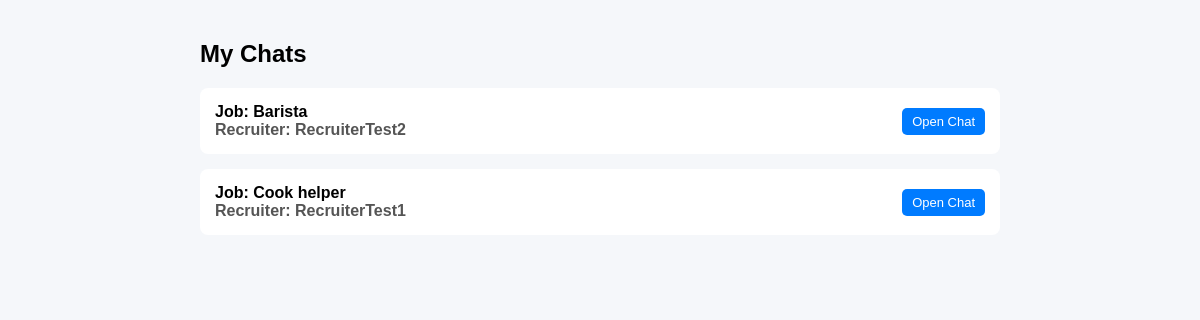
The page /chat/my-chats/ (signed in) on the database as committed earlier.
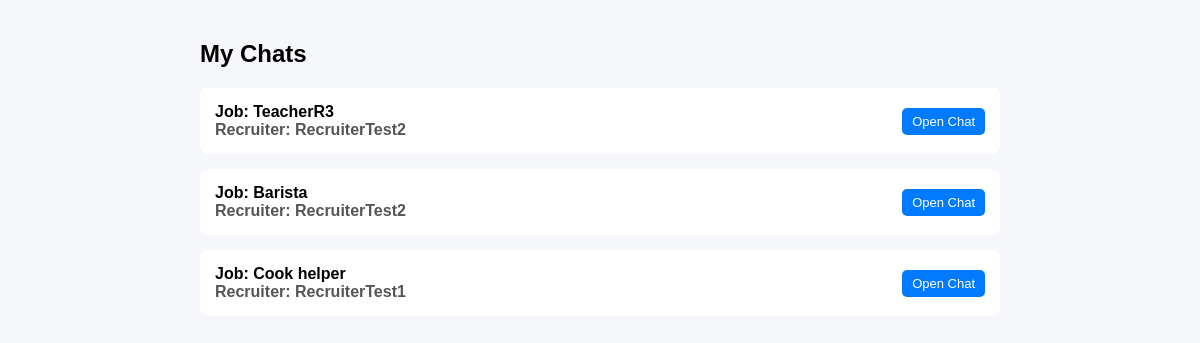
The same page on the database as committed later.
### chat/models.py (models this page shows, shortened)
class ChatRoom(models.Model):
    recruiter = models.ForeignKey(User, on_delete=models.CASCADE, related_name='recruiter_chats')
    applicant = models.ForeignKey(User, on_delete=models.CASCADE, related_name='applicant_chats')
    job = models.ForeignKey(Job, on_delete=models.CASCADE)
    created_at = models.DateTimeField(auto_now_add=True)

### Job_Post/models.py (models this page shows, shortened)
class Job(models.Model):
    JOB_TYPE_CHOICES = [
        ('Part Time', 'Part Time'),
        ('Full Time', 'Full Time'),
        ('Flexible', 'Flexible'),
    ]
    recruiter = models.ForeignKey(
        User,
        on_delete=models.CASCADE,
        related_name='jobs'
    )
    title = models.CharField(max_length=200)
    tags = models.CharField(max_length=200)
    location = models.CharField(max_length=255, default="Unknown")
    job_type = models.CharField(
        max_length=50,
        choices=JOB_TYPE_CHOICES,
        default='Full Time'
    )
    min_salary = models.IntegerField(null=True, blank=True)
    max_salary = models.IntegerField(null=True, blank=True)
    negotiable = models.BooleanField(default=False)
    description = models.TextField()
    responsibilities = models.TextField()
    image = models.ImageField(
        upload_to='job_images/',
        null=True,
        blank=True
    )
    is_active = models.BooleanField(default=False)
    created_at = models.DateTimeField(auto_now_add=True)
    deadline = models.DateTimeField(null=True, blank=True)

### chat/views.py (the view)
# urls.py: path('my-chats/', views.my_chats, name='my_chats'),  # applicant inbox
@login_required
def my_chats(request):
    if request.user.profile.role != "APPLICANT":
        return redirect('home')
    chatrooms = ChatRoom.objects.filter(applicant=request.user).order_by('-created_at')
    return render(request, 'chat/my_chats.html', {
        'chatrooms': chatrooms,
        'unread_count': get_unread_count(request.user)
    })

### accounts/context_processors.py (called while the page is built)
def notification_count(request):
    if request.user.is_authenticated:
        count = Notification.objects.filter(
            user=request.user,
            is_read=False
        ).count()
        return {'notification_count': count}
    return {}

### chat/context_processors.py (called while the page is built)
def unread_messages(request):
    if request.user.is_authenticated:
        unread_count = Message.objects.filter(
            chatroom__in=ChatRoom.objects.filter(
                Q(recruiter=request.user) | Q(applicant=request.user)
            ),
            is_read=False
        ).exclude(sender=request.user).count()
        return {'unread_count': unread_count}
    return {'unread_count': 0}

### chat/views.py (called while the page is built)
def get_unread_count(user):
    return Message.objects.filter(
        chatroom__in=ChatRoom.objects.filter(
            Q(recruiter=user) | Q(applicant=user)
        ),
        is_read=False
    ).exclude(sender=user).count()

### templates/chat/my_chats.html (shortened to what this page needs)
<!DOCTYPE html>
<html>
<head>
</head>
<body>
<div class="container">
    <h2>My Chats</h2>
    {% for room in chatrooms %}
        <div class="card">
            <div class="left">
                <strong>Job: {{ room.job.title }}</strong>
                <span class="status">Recruiter: {{ room.recruiter.username }}</span>
            </div>
            <div>
                <a href="{% url 'chat_room' room.id %}" class="btn">Open Chat</a>
            </div>
        </div>
    {% empty %}
        <p>No chats yet. Waiting for recruiter to start.</p>
    {% endfor %}
</div>
</body>
</html>

Rows that differ between the two databases and show on the page:
added ChatRoom: job "TeacherR3", recruiter.username "RecruiterTest2"
